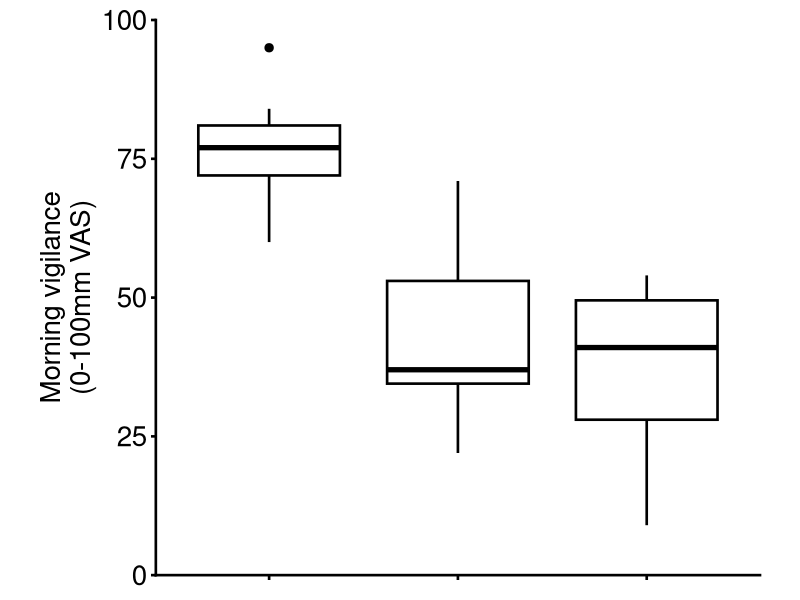
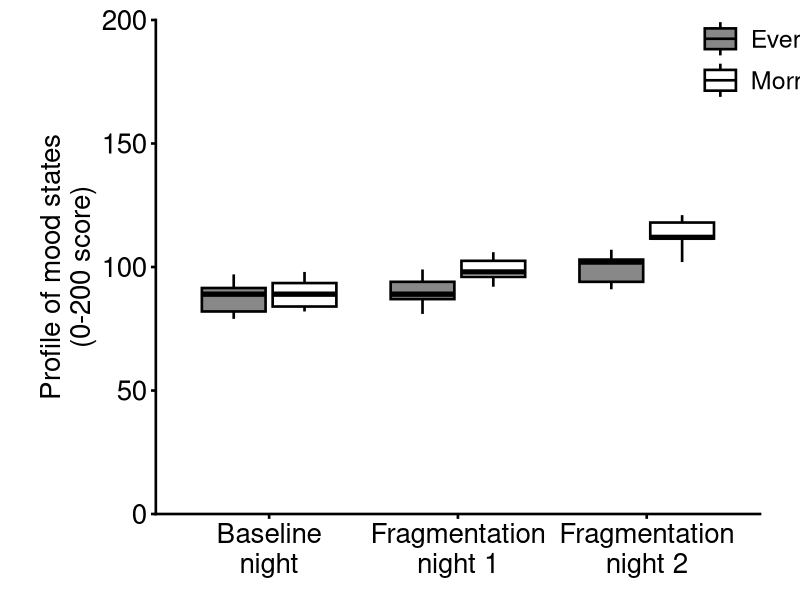
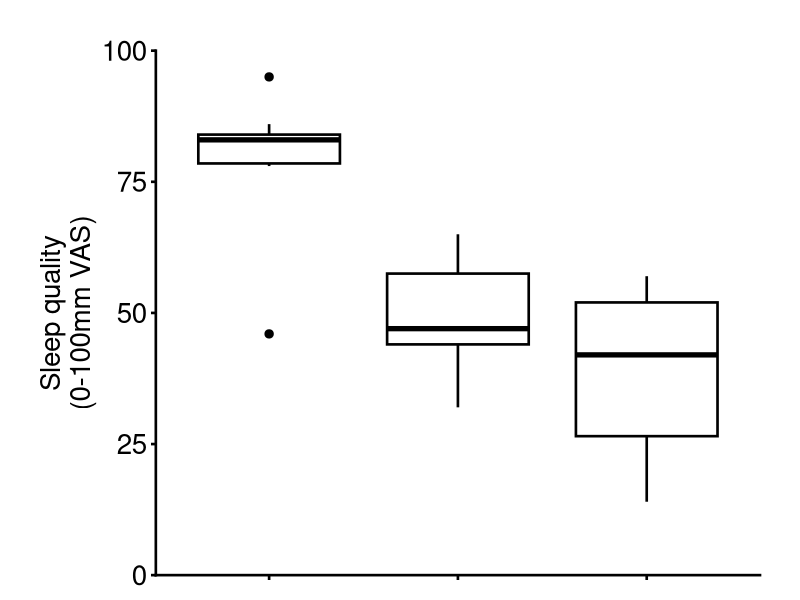
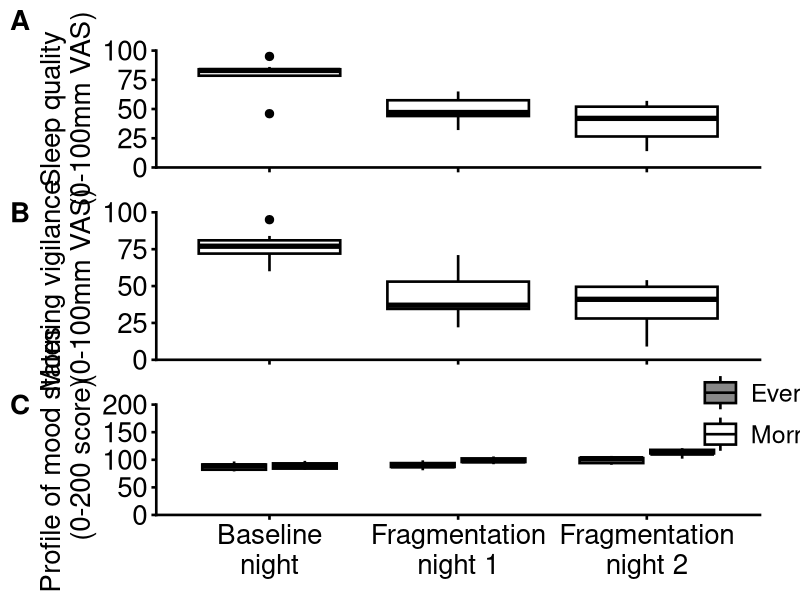

These charts were generated, in order, by the following R code: (Note: this script raises an error after producing the figures.)
# Secondary outcome measures
############################
## Authors: Peter Kamerman, Fiona Baker, and Stella Iacovides
## Contains script used to generate the secondary
## outcome measure plots used in the manuscript

### Load required packages
library(readr)
library(dplyr)
library(tidyr)
library(ggplot2)
library(cowplot)
library(grid)
library(scales)

### Load data
data2 <- read_csv('./data/other.csv')

### Quick look
glimpse(data2)

### Process data
#### Convert id and period to factors
data2 <- data2 %>%
    mutate(id = factor(id),
           period = factor(period))

### Sleep quality plot
sleep_quality <- ggplot(data2,
       aes(x = period,
           y = sleep.quality,
           colour = period,
           fill = period)) +
    geom_boxplot(fatten = 2,
                 size = 0.9,
                 colour = '#000000',
                 fill = '#FFFFFF',
                 outlier.size = 2.5) +
    labs(x = '\nIntervention',
         y = 'Sleep quality\n(0-100mm VAS)',
         title = "") +
    scale_y_continuous(limits = c(0, 100), expand = c(0,0)) +
    scale_x_discrete(labels = c('Baseline\nnight',
                                'Fragmentation\nnight 1',
                                'Fragmentation\nnight 2')) +
    theme_cowplot() +
    theme(legend.position = 'none',
          plot.margin = unit(c(1,2,1,2), "lines"),
          axis.line = element_line(size = 0.9),
          axis.ticks = element_line(size = 0.9),
          axis.text = element_text(size = 20),
          axis.title = element_text(size = 20),
          axis.text.x = element_blank(),
          axis.title.x = element_blank())

### Morning vigilance
morning_vigilance <- ggplot(data2,
       aes(x = period,
           y = morning.vigilance,
           colour = period,
           fill = period)) +
    geom_boxplot(fatten = 2,
                 size = 0.9,
                 colour = '#000000',
                 fill = '#FFFFFF',
                 outlier.size = 2.5) +
    labs(x = '\nIntervention',
         y = 'Morning vigilance\n(0-100mm VAS)') +
    scale_y_continuous(limits = c(0, 100), expand = c(0,0)) +
    scale_x_discrete(labels = c('Baseline\nnight',
                                'Fragmentation\nnight 1',
                                'Fragmentation\nnight 2')) +
    theme_cowplot() +
    theme(legend.position = 'none',
          plot.margin = unit(c(1,2,1,2), "lines"),
          axis.line = element_line(size = 0.9),
          axis.ticks = element_line(size = 0.9),
          axis.text = element_text(size = 20),
          axis.title = element_text(size = 20),
          axis.text.x = element_blank(),
          axis.title.x = element_blank())

### Profile of Mood States
#### Process data
poms_plot <- data2 %>%
    group_by(id, period) %>%
    gather(key = time,
           value = score,
           poms.morning,
           poms.evening) %>%
    mutate(time = factor(time,
                         levels = c('poms.evening', 'poms.morning'),
                         labels = c('Evening', 'Morning')))
#### Plot
poms <- ggplot(poms_plot,
       aes(x = period,
           y = score,
           colour = time,
           fill = time)) +
    geom_boxplot(fatten = 2,
                 size = 0.9) +
    labs(x = '\nIntervention',
         y = 'Profile of mood states\n(0-200 score)') +
    scale_y_continuous(limits = c(0, 200),
                       expand = c(0,0)) +
    scale_x_discrete(labels = c('Baseline\nnight',
                                'Fragmentation\nnight 1',
                                'Fragmentation\nnight 2')) +
    scale_fill_manual(labels = c('Evening', 'Morning'),
                      values = c('#888888', '#FFFFFF')) +
    scale_colour_manual(labels = c('Evening', 'Morning'),
                        values = c('#000000', '#000000')) +
    theme_cowplot() +
    theme(legend.position = c(0.9, 0.92),
          legend.key.size = unit(30, "pt"),
          legend.text = element_text(size = 18),
          legend.title = element_blank(),
          plot.margin = unit(c(1,2,1,2), "lines"),
          axis.line = element_line(size = 0.9),
          axis.ticks = element_line(size = 0.9),
          axis.text = element_text(size = 20),
          axis.title = element_text(size = 20),
          axis.title.x = element_blank())

### Multi-panel plot
#### Mood, vigilance, sleep quality
stacked <- plot_grid(sleep_quality, morning_vigilance, poms,
                       align = 'none',
                       nrow = 3, ncol = 1,
                       labels = 'AUTO', label_size = 20,
                       rel_heights = c(1, 1, 1.12))
save_plot('./figures/figure-1.pdf', stacked,
          base_height = 11.6, base_width = 8.2)

### Pin-prick
pin_prick <- ggplot(data2,
                    aes(x = period,
                        y = pin.prick_mN,
                        colour = period,
                        fill = period)) +
    geom_boxplot(fatten = 2,
                 size = 0.9,
                 colour = '#000000',
                 fill = '#FFFFFF',
                 outlier.size = 2.5) +
    labs(y = 'Pin-prick threshold (mN)\n') +
    scale_y_continuous(limits = c(0, 600), expand = c(0,0)) +
    scale_x_discrete(labels = c('Baseline\nnight',
                                'Fragmentation\nnight 1',
                                'Fragmentation\nnight 2')) +
    theme_cowplot() +
    theme(legend.position = 'none',
          plot.margin = unit(c(2,2,2,2), "lines"),
          axis.line = element_line(size = 0.9),
          axis.ticks = element_line(size = 0.9),
          axis.text = element_text(size = 20),
          axis.title = element_text(size = 20),
          axis.title.x = element_blank())

save_plot('./figures/figure-2.pdf', pin_prick,
          base_height = 8, base_aspect_ratio = 1.25)
